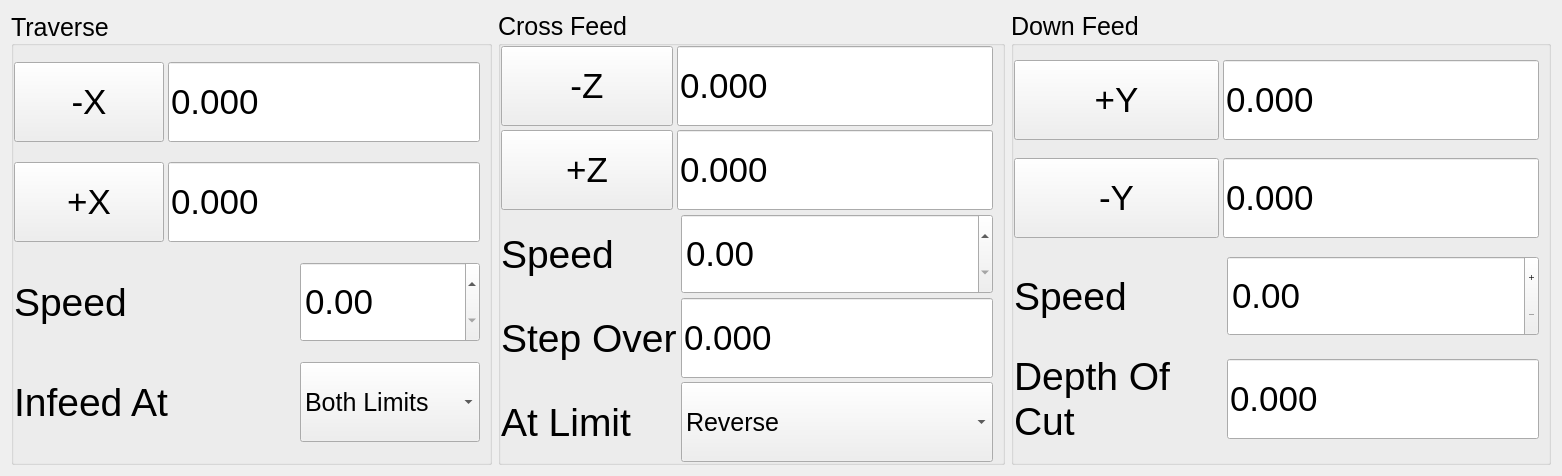
      <widget class="QWidget" name="tab_7">
       <property name="font">
        <font>
         <pointsize>25</pointsize>
        </font>
       </property>
       <attribute name="title">
        <string>Grind</string>
       </attribute>
       <layout class="QVBoxLayout" name="verticalLayout_2">
        <item>
         <layout class="QHBoxLayout" name="horizontalLayout_4">
          <property name="leftMargin">
           <number>0</number>
          </property>
          <property name="topMargin">
           <number>0</number>
          </property>
          <property name="rightMargin">
           <number>0</number>
          </property>
          <property name="bottomMargin">
           <number>0</number>
          </property>
          <item>
           <widget class="QGroupBox" name="groupBox_17">
            <property name="sizePolicy">
             <sizepolicy hsizetype="Preferred" vsizetype="Minimum">
              <horstretch>0</horstretch>
              <verstretch>0</verstretch>
             </sizepolicy>
            </property>
            <property name="maximumSize">
             <size>
              <width>540</width>
              <height>16777215</height>
             </size>
            </property>
            <property name="font">
             <font>
              <pointsize>19</pointsize>
             </font>
            </property>
            <property name="title">
             <string>Traverse</string>
            </property>
            <property name="alignment">
             <set>Qt::AlignLeading|Qt::AlignLeft|Qt::AlignVCenter</set>
            </property>
            <layout class="QGridLayout" name="gridLayout_7" rowstretch="0,0,0,0,0,0" columnstretch="0,0,0">
             <property name="leftMargin">
              <number>0</number>
             </property>
             <property name="topMargin">
              <number>0</number>
             </property>
             <property name="bottomMargin">
              <number>0</number>
             </property>
             <property name="spacing">
              <number>4</number>
             </property>
             <item row="5" column="0" colspan="2">
              <widget class="QLabel" name="label_50">
               <property name="font">
                <font>
                 <pointsize>29</pointsize>
                </font>
               </property>
               <property name="text">
                <string>Infeed At</string>
               </property>
              </widget>
             </item>
             <item row="1" column="1" colspan="2">
              <widget class="QLineEdit" name="x_min_edit">
               <property name="minimumSize">
                <size>
                 <width>0</width>
                 <height>80</height>
                </size>
               </property>
               <property name="font">
                <font>
                 <pointsize>26</pointsize>
                </font>
               </property>
               <property name="text">
                <string>0.000</string>
               </property>
               <property name="input" stdset="0">
                <string>number</string>
               </property>
               <property name="function" stdset="0">
                <string>hal_pin</string>
               </property>
               <property name="pin_name" stdset="0">
                <string>x_min</string>
               </property>
               <property name="hal_type" stdset="0">
                <string>HAL_FLOAT</string>
               </property>
               <property name="hal_dir" stdset="0">
                <string>HAL_IN</string>
               </property>
              </widget>
             </item>
             <item row="1" column="0">
              <widget class="QPushButton" name="x_min_here_pb">
               <property name="sizePolicy">
                <sizepolicy hsizetype="Minimum" vsizetype="Minimum">
                 <horstretch>120</horstretch>
                 <verstretch>0</verstretch>
                </sizepolicy>
               </property>
               <property name="minimumSize">
                <size>
                 <width>120</width>
                 <height>80</height>
                </size>
               </property>
               <property name="font">
                <font>
                 <pointsize>26</pointsize>
                </font>
               </property>
               <property name="text">
                <string>-X</string>
               </property>
              </widget>
             </item>
             <item row="3" column="2">
              <widget class="QDoubleSpinBox" name="x_speed_sb">
               <property name="minimumSize">
                <size>
                 <width>0</width>
                 <height>80</height>
                </size>
               </property>
               <property name="font">
                <font>
                 <pointsize>26</pointsize>
                </font>
               </property>
               <property name="buttonSymbols">
                <enum>QAbstractSpinBox::UpDownArrows</enum>
               </property>
               <property name="maximum">
                <double>99999.990000000005239</double>
               </property>
               <property name="input" stdset="0">
                <string>number</string>
               </property>
              </widget>
             </item>
             <item row="5" column="2">
              <widget class="QComboBox" name="crossfeed_at_cb">
               <property name="sizePolicy">
                <sizepolicy hsizetype="Preferred" vsizetype="Minimum">
                 <horstretch>0</horstretch>
                 <verstretch>0</verstretch>
                </sizepolicy>
               </property>
               <property name="minimumSize">
                <size>
                 <width>0</width>
                 <height>80</height>
                </size>
               </property>
               <property name="maximumSize">
                <size>
                 <width>16777215</width>
                 <height>80</height>
                </size>
               </property>
               <property name="font">
                <font>
                 <pointsize>19</pointsize>
                </font>
               </property>
               <item>
                <property name="text">
                 <string>Both Limits</string>
                </property>
               </item>
               <item>
                <property name="text">
                 <string>Left Limit</string>
                </property>
               </item>
               <item>
                <property name="text">
                 <string>Right Limit</string>
                </property>
               </item>
              </widget>
             </item>
             <item row="3" column="0" colspan="2">
              <widget class="QLabel" name="label_44">
               <property name="font">
                <font>
                 <pointsize>29</pointsize>
                </font>
               </property>
               <property name="text">
                <string>Speed</string>
               </property>
              </widget>
             </item>
             <item row="2" column="0">
              <widget class="QPushButton" name="x_max_here_pb">
               <property name="sizePolicy">
                <sizepolicy hsizetype="Minimum" vsizetype="Minimum">
                 <horstretch>0</horstretch>
                 <verstretch>0</verstretch>
                </sizepolicy>
               </property>
               <property name="minimumSize">
                <size>
                 <width>120</width>
                 <height>80</height>
                </size>
               </property>
               <property name="font">
                <font>
                 <pointsize>26</pointsize>
                </font>
               </property>
               <property name="text">
                <string>+X</string>
               </property>
              </widget>
             </item>
             <item row="2" column="1" colspan="2">
              <widget class="QLineEdit" name="x_max_edit">
               <property name="sizePolicy">
                <sizepolicy hsizetype="Expanding" vsizetype="Minimum">
                 <horstretch>0</horstretch>
                 <verstretch>0</verstretch>
                </sizepolicy>
               </property>
               <property name="minimumSize">
                <size>
                 <width>0</width>
                 <height>80</height>
                </size>
               </property>
               <property name="maximumSize">
                <size>
                 <width>16777215</width>
                 <height>80</height>
                </size>
               </property>
               <property name="font">
                <font>
                 <pointsize>26</pointsize>
                </font>
               </property>
               <property name="text">
                <string>0.000</string>
               </property>
               <property name="input" stdset="0">
                <string>number</string>
               </property>
              </widget>
             </item>
            </layout>
           </widget>
          </item>
          <item>
           <widget class="QGroupBox" name="groupBox_18">
            <property name="sizePolicy">
             <sizepolicy hsizetype="Preferred" vsizetype="Minimum">
              <horstretch>0</horstretch>
              <verstretch>0</verstretch>
             </sizepolicy>
            </property>
            <property name="maximumSize">
             <size>
              <width>540</width>
              <height>16777215</height>
             </size>
            </property>
            <property name="font">
             <font>
              <pointsize>19</pointsize>
             </font>
            </property>
            <property name="title">
             <string>Cross Feed</string>
            </property>
            <layout class="QGridLayout" name="gridLayout_4">
             <property name="leftMargin">
              <number>0</number>
             </property>
             <property name="topMargin">
              <number>0</number>
             </property>
             <property name="bottomMargin">
              <number>0</number>
             </property>
             <property name="spacing">
              <number>4</number>
             </property>
             <item row="3" column="2" colspan="2">
              <widget class="QLineEdit" name="z_max_edit">
               <property name="minimumSize">
                <size>
                 <width>0</width>
                 <height>80</height>
                </size>
               </property>
               <property name="font">
                <font>
                 <pointsize>26</pointsize>
                </font>
               </property>
               <property name="text">
                <string>0.000</string>
               </property>
               <property name="input" stdset="0">
                <string>number</string>
               </property>
              </widget>
             </item>
             <item row="5" column="3">
              <widget class="QLineEdit" name="z_crossfeed_edit">
               <property name="minimumSize">
                <size>
                 <width>0</width>
                 <height>80</height>
                </size>
               </property>
               <property name="font">
                <font>
                 <pointsize>26</pointsize>
                </font>
               </property>
               <property name="text">
                <string>0.000</string>
               </property>
               <property name="input" stdset="0">
                <string>number</string>
               </property>
              </widget>
             </item>
             <item row="4" column="1" colspan="2">
              <widget class="QLabel" name="label_45">
               <property name="sizePolicy">
                <sizepolicy hsizetype="Preferred" vsizetype="Preferred">
                 <horstretch>0</horstretch>
                 <verstretch>0</verstretch>
                </sizepolicy>
               </property>
               <property name="font">
                <font>
                 <pointsize>29</pointsize>
                </font>
               </property>
               <property name="text">
                <string>Speed</string>
               </property>
              </widget>
             </item>
             <item row="2" column="1">
              <widget class="QPushButton" name="z_min_here_pb">
               <property name="sizePolicy">
                <sizepolicy hsizetype="Minimum" vsizetype="Minimum">
                 <horstretch>0</horstretch>
                 <verstretch>0</verstretch>
                </sizepolicy>
               </property>
               <property name="minimumSize">
                <size>
                 <width>120</width>
                 <height>80</height>
                </size>
               </property>
               <property name="font">
                <font>
                 <pointsize>26</pointsize>
                </font>
               </property>
               <property name="text">
                <string>-Z</string>
               </property>
              </widget>
             </item>
             <item row="6" column="1" colspan="2">
              <widget class="QLabel" name="label_51">
               <property name="font">
                <font>
                 <pointsize>29</pointsize>
                </font>
               </property>
               <property name="text">
                <string>At Limit</string>
               </property>
              </widget>
             </item>
             <item row="4" column="3">
              <widget class="QDoubleSpinBox" name="z_speed_sb">
               <property name="sizePolicy">
                <sizepolicy hsizetype="Minimum" vsizetype="Minimum">
                 <horstretch>0</horstretch>
                 <verstretch>0</verstretch>
                </sizepolicy>
               </property>
               <property name="minimumSize">
                <size>
                 <width>0</width>
                 <height>80</height>
                </size>
               </property>
               <property name="font">
                <font>
                 <pointsize>26</pointsize>
                </font>
               </property>
               <property name="buttonSymbols">
                <enum>QAbstractSpinBox::UpDownArrows</enum>
               </property>
               <property name="maximum">
                <double>99999.990000000005239</double>
               </property>
               <property name="input" stdset="0">
                <string>number</string>
               </property>
              </widget>
             </item>
             <item row="6" column="3">
              <widget class="QComboBox" name="repeat_at_cb">
               <property name="sizePolicy">
                <sizepolicy hsizetype="Preferred" vsizetype="Minimum">
                 <horstretch>0</horstretch>
                 <verstretch>0</verstretch>
                </sizepolicy>
               </property>
               <property name="minimumSize">
                <size>
                 <width>0</width>
                 <height>80</height>
                </size>
               </property>
               <property name="maximumSize">
                <size>
                 <width>16777215</width>
                 <height>80</height>
                </size>
               </property>
               <property name="font">
                <font>
                 <pointsize>19</pointsize>
                </font>
               </property>
               <property name="sizeAdjustPolicy">
                <enum>QComboBox::AdjustToContentsOnFirstShow</enum>
               </property>
               <property name="minimumContentsLength">
                <number>0</number>
               </property>
               <property name="frame">
                <bool>true</bool>
               </property>
               <item>
                <property name="text">
                 <string>Reverse</string>
                </property>
               </item>
               <item>
                <property name="text">
                 <string>Go Min</string>
                </property>
               </item>
               <item>
                <property name="text">
                 <string>Go Max</string>
                </property>
               </item>
              </widget>
             </item>
             <item row="5" column="1" colspan="2">
              <widget class="QLabel" name="label_43">
               <property name="font">
                <font>
                 <pointsize>29</pointsize>
                </font>
               </property>
               <property name="text">
                <string>Step Over</string>
               </property>
              </widget>
             </item>
             <item row="2" column="2" colspan="2">
              <widget class="QLineEdit" name="z_min_edit">
               <property name="sizePolicy">
                <sizepolicy hsizetype="Expanding" vsizetype="Minimum">
                 <horstretch>0</horstretch>
                 <verstretch>0</verstretch>
                </sizepolicy>
               </property>
               <property name="minimumSize">
                <size>
                 <width>0</width>
                 <height>80</height>
                </size>
               </property>
               <property name="font">
                <font>
                 <pointsize>26</pointsize>
                </font>
               </property>
               <property name="text">
                <string>0.000</string>
               </property>
               <property name="input" stdset="0">
                <string>number</string>
               </property>
              </widget>
             </item>
             <item row="3" column="1">
              <widget class="QPushButton" name="z_max_here_pb">
               <property name="sizePolicy">
                <sizepolicy hsizetype="Minimum" vsizetype="Minimum">
                 <horstretch>120</horstretch>
                 <verstretch>0</verstretch>
                </sizepolicy>
               </property>
               <property name="minimumSize">
                <size>
                 <width>120</width>
                 <height>80</height>
                </size>
               </property>
               <property name="font">
                <font>
                 <pointsize>26</pointsize>
                </font>
               </property>
               <property name="text">
                <string>+Z</string>
               </property>
              </widget>
             </item>
            </layout>
           </widget>
          </item>
          <item>
           <widget class="QGroupBox" name="groupBox_19">
            <property name="sizePolicy">
             <sizepolicy hsizetype="Preferred" vsizetype="Minimum">
              <horstretch>0</horstretch>
              <verstretch>0</verstretch>
             </sizepolicy>
            </property>
            <property name="maximumSize">
             <size>
              <width>540</width>
              <height>467</height>
             </size>
            </property>
            <property name="font">
             <font>
              <pointsize>19</pointsize>
             </font>
            </property>
            <property name="layoutDirection">
             <enum>Qt::LeftToRight</enum>
            </property>
            <property name="title">
             <string>Down Feed</string>
            </property>
            <property name="alignment">
             <set>Qt::AlignLeading|Qt::AlignLeft|Qt::AlignTop</set>
            </property>
            <property name="flat">
             <bool>false</bool>
            </property>
            <layout class="QGridLayout" name="gridLayout_6">
             <property name="leftMargin">
              <number>0</number>
             </property>
             <property name="topMargin">
              <number>0</number>
             </property>
             <property name="bottomMargin">
              <number>0</number>
             </property>
             <property name="spacing">
              <number>4</number>
             </property>
             <item row="1" column="0">
              <widget class="QPushButton" name="y_min_here_pb">
               <property name="sizePolicy">
                <sizepolicy hsizetype="Minimum" vsizetype="Minimum">
                 <horstretch>120</horstretch>
                 <verstretch>0</verstretch>
                </sizepolicy>
               </property>
               <property name="minimumSize">
                <size>
                 <width>120</width>
                 <height>80</height>
                </size>
               </property>
               <property name="font">
                <font>
                 <pointsize>26</pointsize>
                </font>
               </property>
               <property name="text">
                <string>-Y</string>
               </property>
              </widget>
             </item>
             <item row="0" column="0">
              <widget class="QPushButton" name="y_max_here_pb">
               <property name="sizePolicy">
                <sizepolicy hsizetype="Minimum" vsizetype="Minimum">
                 <horstretch>120</horstretch>
                 <verstretch>0</verstretch>
                </sizepolicy>
               </property>
               <property name="minimumSize">
                <size>
                 <width>120</width>
                 <height>80</height>
                </size>
               </property>
               <property name="font">
                <font>
                 <pointsize>26</pointsize>
                </font>
               </property>
               <property name="text">
                <string>+Y</string>
               </property>
              </widget>
             </item>
             <item row="3" column="2">
              <widget class="QLineEdit" name="y_downfeed_edit">
               <property name="minimumSize">
                <size>
                 <width>0</width>
                 <height>80</height>
                </size>
               </property>
               <property name="font">
                <font>
                 <pointsize>26</pointsize>
                </font>
               </property>
               <property name="text">
                <string>0.000</string>
               </property>
               <property name="cursorPosition">
                <number>5</number>
               </property>
               <property name="input" stdset="0">
                <string>number</string>
               </property>
              </widget>
             </item>
             <item row="3" column="0" colspan="2">
              <widget class="QLabel" name="label_41">
               <property name="sizePolicy">
                <sizepolicy hsizetype="Preferred" vsizetype="Preferred">
                 <horstretch>0</horstretch>
                 <verstretch>0</verstretch>
                </sizepolicy>
               </property>
               <property name="font">
                <font>
                 <pointsize>29</pointsize>
                </font>
               </property>
               <property name="text">
                <string>Depth Of Cut</string>
               </property>
               <property name="scaledContents">
                <bool>false</bool>
               </property>
               <property name="wordWrap">
                <bool>true</bool>
               </property>
              </widget>
             </item>
             <item row="1" column="1" colspan="2">
              <widget class="QLineEdit" name="y_min_edit">
               <property name="minimumSize">
                <size>
                 <width>0</width>
                 <height>80</height>
                </size>
               </property>
               <property name="font">
                <font>
                 <pointsize>26</pointsize>
                </font>
               </property>
               <property name="text">
                <string>0.000</string>
               </property>
               <property name="input" stdset="0">
                <string>number</string>
               </property>
              </widget>
             </item>
             <item row="0" column="1" colspan="2">
              <widget class="QLineEdit" name="y_max_edit">
               <property name="minimumSize">
                <size>
                 <width>0</width>
                 <height>80</height>
                </size>
               </property>
               <property name="font">
                <font>
                 <pointsize>26</pointsize>
                </font>
               </property>
               <property name="text">
                <string>0.000</string>
               </property>
               <property name="input" stdset="0">
                <string>number</string>
               </property>
              </widget>
             </item>
             <item row="2" column="2">
              <widget class="QDoubleSpinBox" name="y_speed_sb">
               <property name="minimumSize">
                <size>
                 <width>0</width>
                 <height>80</height>
                </size>
               </property>
               <property name="font">
                <font>
                 <pointsize>26</pointsize>
                </font>
               </property>
               <property name="buttonSymbols">
                <enum>QAbstractSpinBox::PlusMinus</enum>
               </property>
               <property name="maximum">
                <double>99999.000000000000000</double>
               </property>
               <property name="input" stdset="0">
                <string>number</string>
               </property>
              </widget>
             </item>
             <item row="2" column="0" colspan="2">
              <widget class="QLabel" name="label_46">
               <property name="font">
                <font>
                 <pointsize>29</pointsize>
                </font>
               </property>
               <property name="text">
                <string>Speed</string>
               </property>
              </widget>
             </item>
            </layout>
           </widget>
          </item>
         </layout>
        </item>
       </layout>
      </widget>
